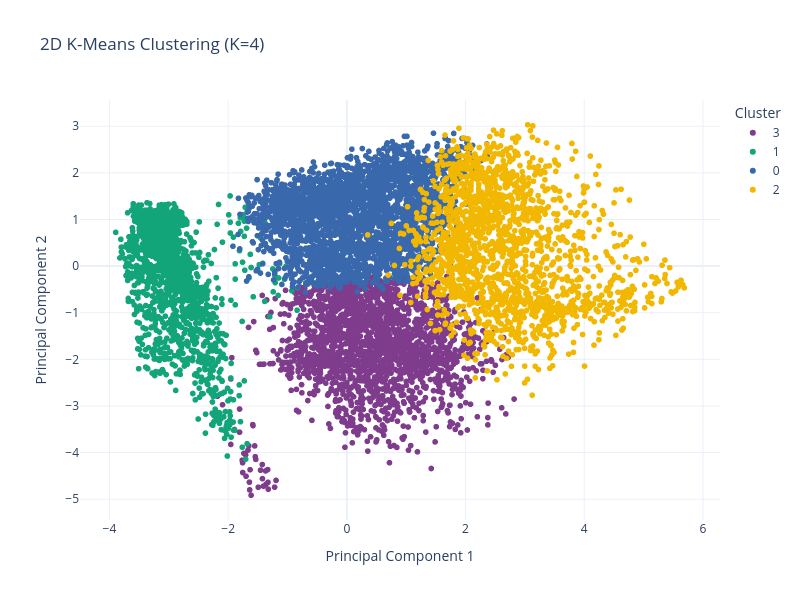

The notebook cell this image was saved under:
### Code cell
# 1. Use px.scatter for 2D instead of scatter_3d
fig_2d = px.scatter(
    df_plot,
    x='PC1',
    y='PC2',
    color='Cluster',
    title=f'2D K-Means Clustering (K={OPTIMAL_K})',
    labels={'PC1': 'Principal Component 1', 'PC2': 'Principal Component 2'},
    color_discrete_sequence=px.colors.qualitative.Bold,
    template='plotly_white' # Optional: cleaner look for 2D
)

# 2. Update layout to keep the plot square (optional, helps visualize distance)
fig_2d.update_layout(width=800, height=600)

fig_2d.show()

### Figure 1 — Plotly figure (JSON) as saved in the notebook; plotly's stock layout.template omitted (floating-point values rounded to 4 significant figures; data arrays with more than 128 entries replaced by an {"elided": "..."} marker saying what was removed)
{"data": [{"hovertemplate": "Cluster=3<br>Principal Component 1=%{x}<br>Principal Component 2=%{y}<extra></extra>", "legendgroup": "3", "marker": {"color": "rgb(127, 60, 141)", "symbol": "circle"}, "mode": "markers", "name": "3", "showlegend": true, "type": "scattergl", "x": {"elided": "2166 float values"}, "xaxis": "x", "y": {"elided": "2166 float values"}, "yaxis": "y"}, {"hovertemplate": "Cluster=1<br>Principal Component 1=%{x}<br>Principal Component 2=%{y}<extra></extra>", "legendgroup": "1", "marker": {"color": "rgb(17, 165, 121)", "symbol": "circle"}, "mode": "markers", "name": "1", "showlegend": true, "type": "scattergl", "x": {"elided": "2071 float values"}, "xaxis": "x", "y": {"elided": "2071 float values"}, "yaxis": "y"}, {"hovertemplate": "Cluster=0<br>Principal Component 1=%{x}<br>Principal Component 2=%{y}<extra></extra>", "legendgroup": "0", "marker": {"color": "rgb(57, 105, 172)", "symbol": "circle"}, "mode": "markers", "name": "0", "showlegend": true, "type": "scattergl", "x": {"elided": "2936 float values"}, "xaxis": "x", "y": {"elided": "2936 float values"}, "yaxis": "y"}, {"hovertemplate": "Cluster=2<br>Principal Component 1=%{x}<br>Principal Component 2=%{y}<extra></extra>", "legendgroup": "2", "marker": {"color": "rgb(242, 183, 1)", "symbol": "circle"}, "mode": "markers", "name": "2", "showlegend": true, "type": "scattergl", "x": {"elided": "1777 float values"}, "xaxis": "x", "y": {"elided": "1777 float values"}, "yaxis": "y"}], "layout": {"height": 600, "legend": {"title": {"text": "Cluster"}, "tracegroupgap": 0}, "title": {"text": "2D K-Means Clustering (K=4)"}, "width": 800, "xaxis": {"anchor": "y", "domain": [0, 1], "title": {"text": "Principal Component 1"}}, "yaxis": {"anchor": "x", "domain": [0, 1], "title": {"text": "Principal Component 2"}}}}
